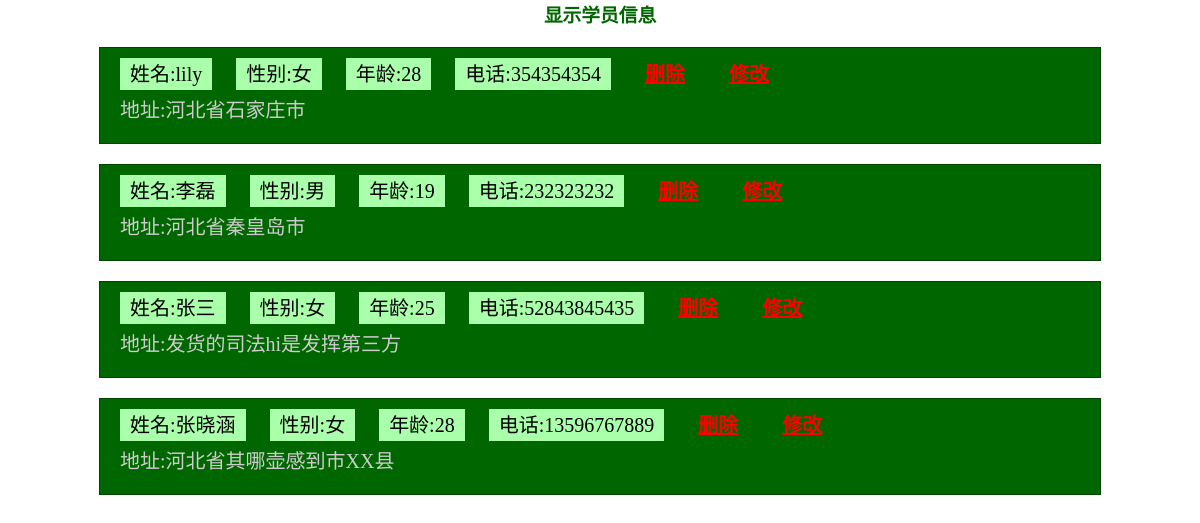
/web40/select.php, run on the app's committed database.
### tables this page shows
CREATE TABLE `stu` (
  `id_s` int(11) NOT NULL AUTO_INCREMENT,
  `name_s` varchar(200) DEFAULT NULL,
  `sex_s` char(4) DEFAULT NULL,
  `age_s` int(11) DEFAULT NULL,
  `tel_s` char(20) DEFAULT NULL,
  `address_s` varchar(500) DEFAULT NULL,
  PRIMARY KEY (`id_s`)
);

### web40/select.php (the view, shortened to what this page needs)
<?php
require("conn.php");
?>
<!doctype html>
<html>
<head>
<link href="css/select.css" rel="stylesheet" type="text/css">
</head>
<body>
<h3>显示学员信息</h3>
<?php
$sql="select * from stu";
$rs=mysql_query($sql,$conn);
$arr=mysql_fetch_array($rs);
do{
	?>
    <div class="contents">
<span class="txt">姓名:<?php echo $arr["name_s"];?></span>
<span class="txt">性别:<?php echo $arr["sex_s"];?></span>
<span class="txt">年龄:<?php echo $arr["age_s"];?></span>
<span class="txt">电话:<?php echo $arr["tel_s"];?></span>
<a href="del.php?id=<?php echo $arr["id_s"];?>">删除</a> <a href="update.php?id=<?php echo $arr["id_s"];?>">修改</a>
<p>地址:<?php echo $arr["address_s"];?></p>
</div>
    <?php
}while($arr=mysql_fetch_array($rs));
?>
</body>
</html>

### web40/css/select.css (style rules this page uses)
* { margin:0 auto; }
h3 { text-align:center; color:#060; margin-bottom:20px; }
.contents { width:980px; margin-bottom:20px; border:solid 1px #040; background:#060; padding:10px; }
.contents>.txt { font-size:20px; padding:5px 10px; background:#afa; margin:10px; }
.contents>a { font-size:20px; padding:5px 10px; color:#f00; font-weight:bold; margin:10px; }
.contents>p { margin:5px 10px; font-size:20px; color:#ccc; line-height:36px; }

### data on the page
stu: name_s "lily", sex_s "女", age_s "28", tel_s "354354354", address_s "河北省石家庄市"
stu: name_s "李磊", sex_s "男", age_s "19", tel_s "232323232", address_s "河北省秦皇岛市"
stu: name_s "张三", sex_s "女", age_s "25", tel_s "52843845435", address_s "发货的司法hi是发挥第三方"
stu: name_s "张晓涵", sex_s "女", age_s "28", tel_s "13596767889", address_s "河北省其哪壶感到市XX县"
